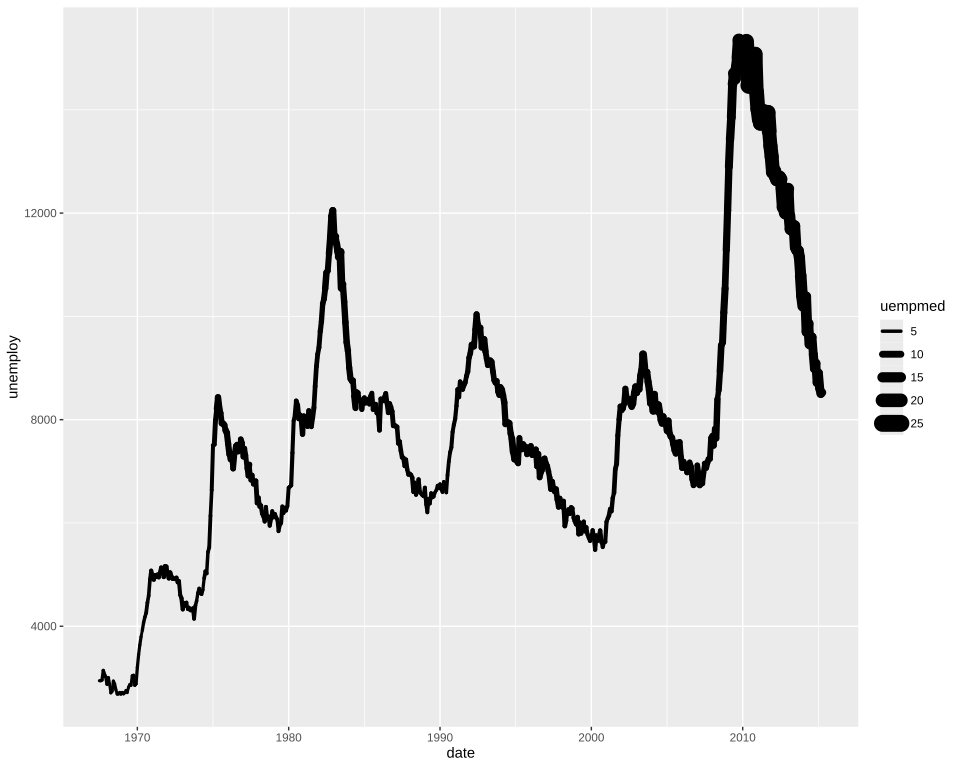

Reproduce this figure in R.
# The plot test/golden/linewidth_economics.svg draws, drawn by ggplot2 itself, as ggplot2's own visual
# tests draw their snapshots: the independent check on that golden whenever it changes. The suite
# never runs this; it needs R, ggplot2 and vdiffr, saved as the Docker image giggly-r:ggplot2-4.0.3.
# From the repository's root:
#
#   docker run --rm -v "$PWD/test/golden":/golden:ro giggly-r:ggplot2-4.0.3 \
#     Rscript /golden/linewidth_economics.R > linewidth_economics.ggplot2.svg
#
# and compare the two drawings element by element, as test/golden/point.R describes.
#
# scale_linewidth()'s first example: economics's unemployment, its line as wide as the median
# duration of unemployment that month, 1 to 6 mm, drawn a segment from each month to the next with
# round ends, and a legend of a key at each break's width.
# First checked with ggplot2 4.0.3 and vdiffr 1.0.9: every element matches, the x axis drawn before
# the y as test/golden/point.R describes, and every clip path.

library(ggplot2)

plot <- ggplot(economics, aes(date, unemploy, linewidth = uempmed)) +
  geom_line(lineend = "round") +
  theme_gray()

file <- tempfile(fileext = ".svg")
suppressWarnings(vdiffr::write_svg(plot, file))
cat(readLines(file), sep = "\n")
